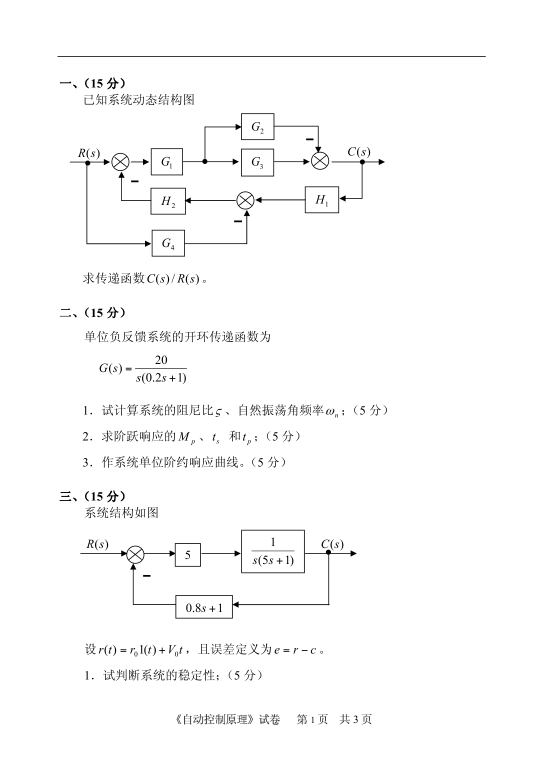
#> input picture debug_07_11/2008_p1.png, 1075 x 1519 px (shown at 1/2 size)
$ python test_2008_verified.py
#> lines starting #> are read from the running program, lines starting #| are printed output that depends on the picture
# -*- coding: utf-8 -*-
import cv2, numpy as np, os

def trim_whitespace(img, padding=15):
    gray = cv2.cvtColor(img, cv2.COLOR_BGR2GRAY)
    # find where gray < 240
    rows = np.where(np.min(gray, axis=1) < 240)[0]
    cols = np.where(np.min(gray, axis=0) < 240)[0]
    if len(rows) == 0 or len(cols) == 0:
        return img
    r0, r1 = max(0, rows[0] - padding), min(img.shape[0], rows[-1] + padding + 1)
    c0, c1 = max(0, cols[0] - padding), min(img.shape[1], cols[-1] + padding + 1)
    return img[r0:r1, c0:c1]

p1 = cv2.imread('debug_07_11/2008_p1.png')
#> p1 is the input picture: shape (1519, 1075, 3); min 0, max 255, mean 250.5
p2 = cv2.imread('debug_07_11/2008_p2.png')
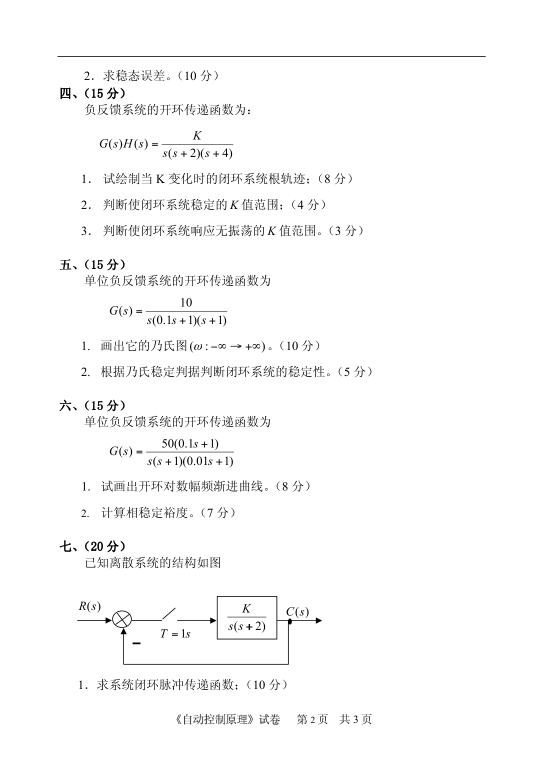
#> input picture debug_07_11/2008_p2.png, 1075 x 1519 px (shown at 1/2 size)
#> p2 is the input picture: shape (1519, 1075, 3); min 0, max 255, mean 249.9
p3 = cv2.imread('debug_07_11/2008_p3.png')
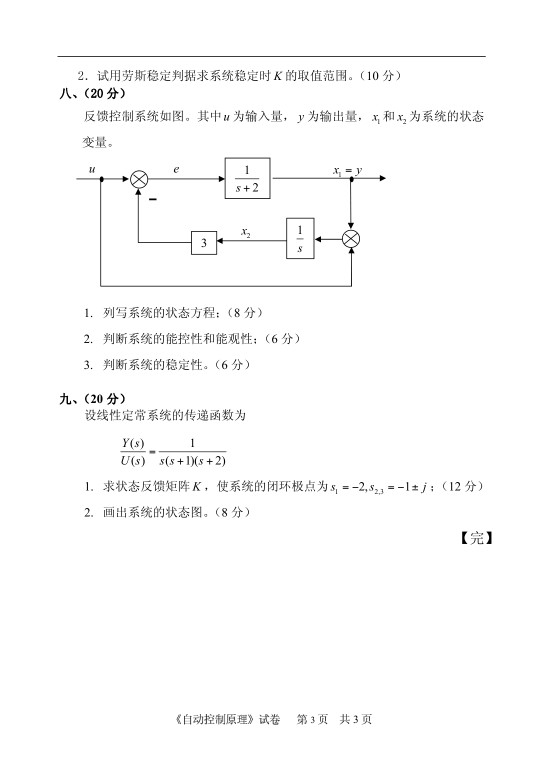
#> input picture debug_07_11/2008_p3.png, 1075 x 1519 px (shown at 1/2 size)
#> p3 is the input picture: shape (1519, 1075, 3); min 0, max 255, mean 250.9

cuts_2008 = {
    1: p1[140:530, :],
    2: p1[530:900, :],
    3: np.vstack([p1[900:1380, :], p2[135:168, :]]),
    4: p2[168:500, :],
    5: p2[500:780, :],
    6: p2[780:1060, :],
    7: np.vstack([p2[1060:1400, :], p3[135:168, :]]),
    8: p3[168:770, :],
    9: p3[770:1120, :],
}

os.makedirs('test_2008_verified', exist_ok=True)
for q, raw_img in cuts_2008.items():
    trimmed = trim_whitespace(raw_img)
    cv2.imwrite(f'test_2008_verified/q_{q:02d}.png', trimmed)
    print(f"2008 Q{q}: raw shape={raw_img.shape} -> trimmed={trimmed.shape}")
#> this loop made 9 passes
#> (r0 in trim_whitespace, r1 in trim_whitespace, c0 in trim_whitespace, c1 in trim_whitespace) on passes 1 to 9: (0, 389, 104, 785), (0, 370, 104, 789), (0, 513, 104, 729), (0, 320, 106, 740), (2, 270, 104, 758), (4, 272, 104, 634), (5, 373, 104, 815), (0, 588, 104, 983), (0, 334, 104, 998)
#| 2008 Q1: raw shape=(390, 1075, 3) -> trimmed=(389, 681, 3)
#| 2008 Q2: raw shape=(370, 1075, 3) -> trimmed=(370, 685, 3)
#| 2008 Q3: raw shape=(513, 1075, 3) -> trimmed=(513, 625, 3)
#| 2008 Q4: raw shape=(332, 1075, 3) -> trimmed=(320, 634, 3)
#| 2008 Q5: raw shape=(280, 1075, 3) -> trimmed=(268, 654, 3)
#| 2008 Q6: raw shape=(280, 1075, 3) -> trimmed=(268, 530, 3)
#| 2008 Q7: raw shape=(373, 1075, 3) -> trimmed=(368, 711, 3)
#| 2008 Q8: raw shape=(602, 1075, 3) -> trimmed=(588, 879, 3)
#> (further printed lines are left out)
#> pass 1, in trim_whitespace, `gray = cv2.cvtColor(img, cv2.COLOR_BGR2GRAY)`:
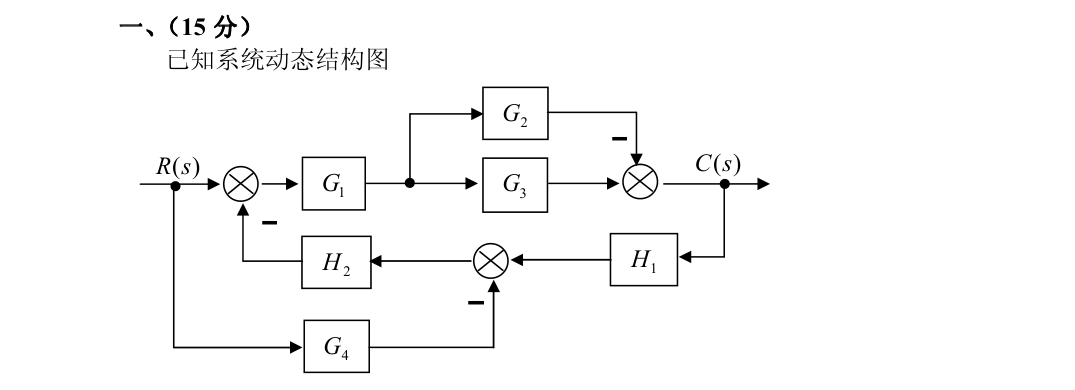
#> gray: shape (390, 1075); min 0, max 255, mean 249.5
#> pass 1, `trimmed = trim_whitespace(raw_img)`:
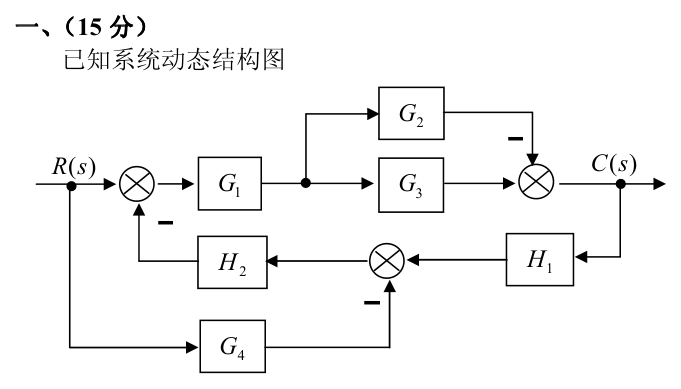
#> trimmed: shape (389, 681, 3); min 0, max 255, mean 246.2
#> pass 2, in trim_whitespace (call 2), `gray = cv2.cvtColor(img, cv2.COLOR_BGR2GRAY)`:
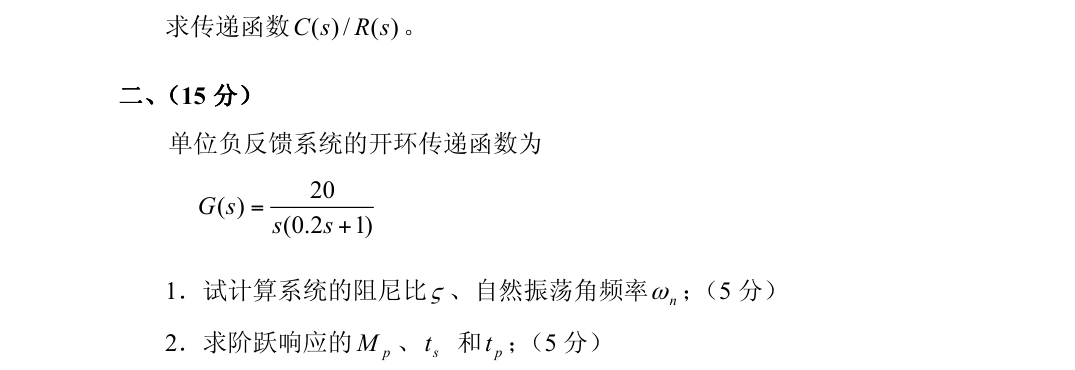
#> gray: shape (370, 1075); min 0, max 255, mean 250.3
#> pass 2, `trimmed = trim_whitespace(raw_img)`:
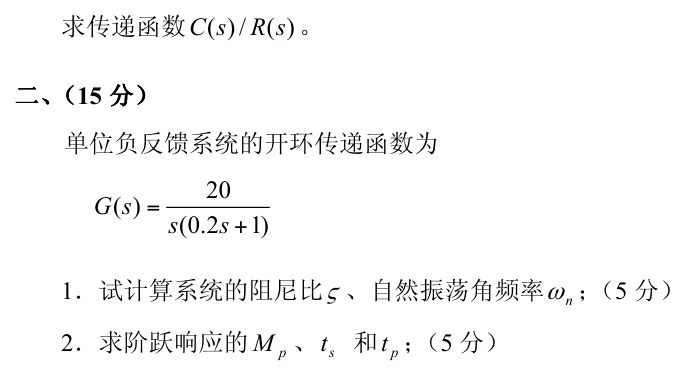
#> trimmed: shape (370, 685, 3); min 0, max 255, mean 247.7
